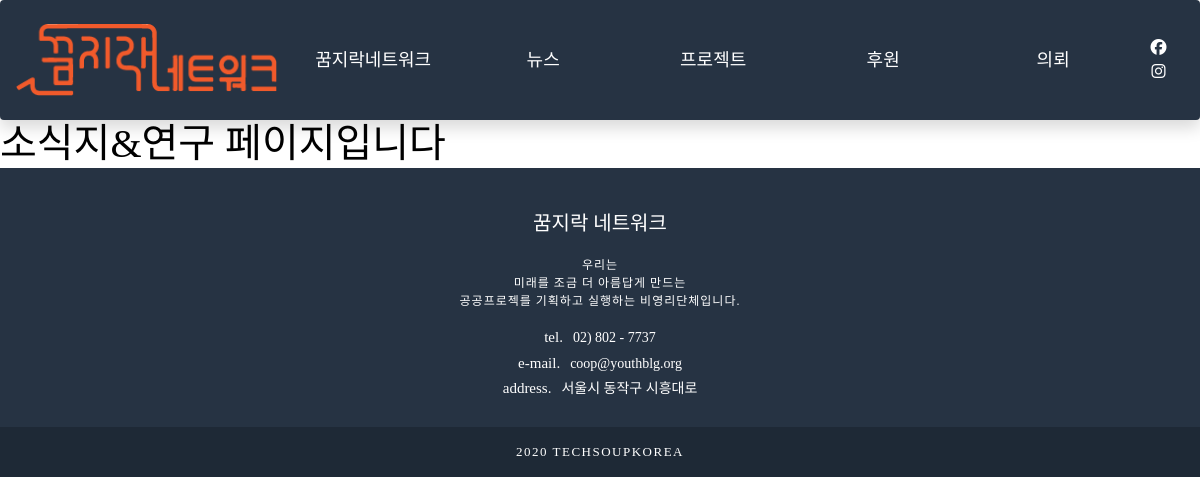
The page /news/ on the database as committed earlier.
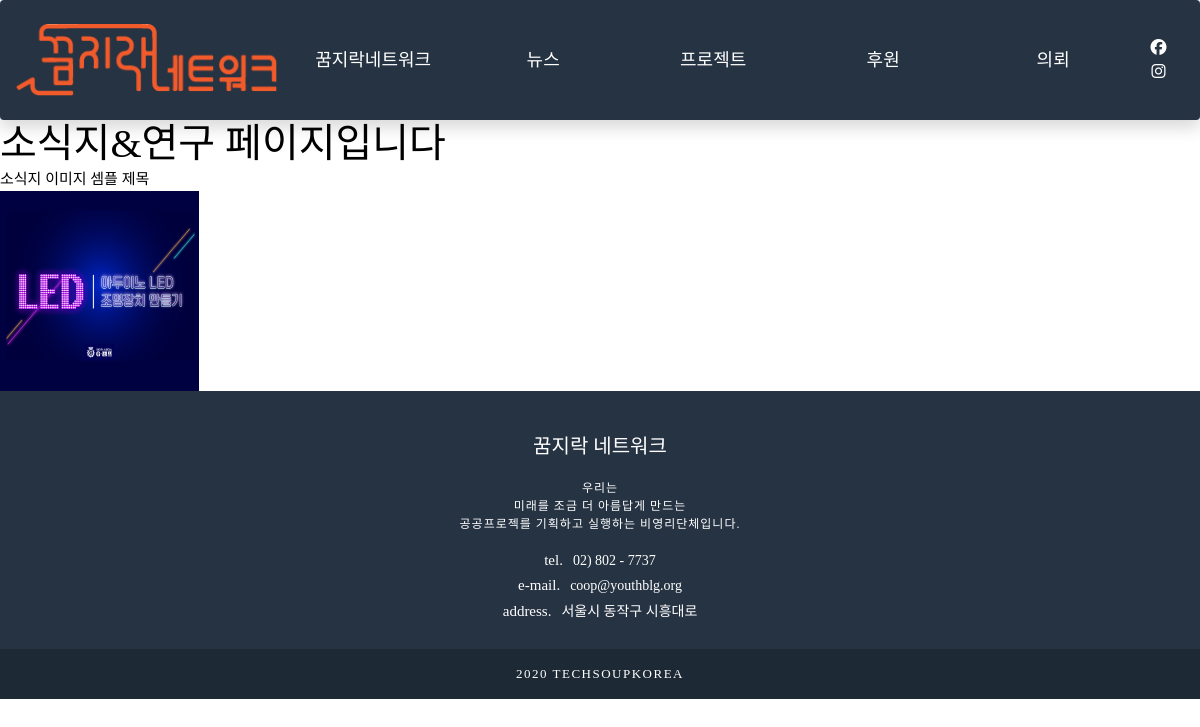
The same page on the database as committed later.
### community/models.py (models this page shows, shortened)
class News(models.Model):
    postname = models.CharField(max_length=50)
    mainphoto = models.ImageField(upload_to='images/', blank=True, null=True)

### community/views.py (the view)
# urls.py: path('news/', views.news),
def news(request):
    postlist = News.objects.all()
    return render(request, 'news.html', {'postlist':postlist})

### community/templates/news.html
{% extends 'base.html' %}
{% block content %}
<div class="wrap">
    <div class="board">
        <div class="board_container" style='color:black'>
            <h1 style='color:black'>소식지&연구 페이지입니다</h1>
            <table>
                {% for list in postlist %}
                    <ul>
                        <li>{{list.postname}}</a></li>
                        <li><img src = "{{list.mainphoto.url}}" alt="" height="200"></a></li>
                    </ul>
                {% endfor %}
                </table>
        </div>
    </div>
</div>
{% endblock %}

Rows that differ between the two databases and show on the page:
added News: postname "소식지 이미지 셈플 제목", mainphoto (picture)
